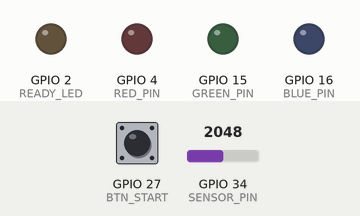
Bench run of a sketch on a simulated ESP32. Parts: output pins drawn as LEDs (lit = HIGH). Dashed ring = blinking. The test bench sets the inputs (shaded band); at power-on: GPIO 27 (BTN_START) HIGH, GPIO 34 (SENSOR_PIN) = 2048. Nothing arrives over Bluetooth unless stated; what the sketch prints to the serial monitor is not drawn.

Above: at 1.2 s.
1.3 s: GPIO 27 (BTN_START) pulled LOW for 0.15 s
At 1.9 s:
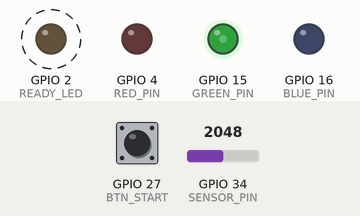
Timing chart, 0 to 6.0 s (numbered marks = the images above; inputs shaded):
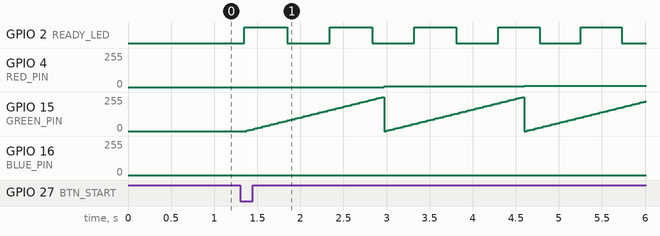

The sketch:

kinetic-eye51.3.ino
```cpp
/*
 * PROJECT: Kinetic Eye - Spectralmeter
 * FILE: __FILE__
 * DATE: __DATE__
 * TIME: __TIME__
 */

#include "BluetoothSerial.h"

#define RED_PIN    4
#define GREEN_PIN  15
#define BLUE_PIN   16
#define BTN_START  27
#define SENSOR_PIN 34
#define READY_LED  2

long currentStep = 0;
const long totalSteps = 140608;
unsigned long lastFlashTime = 0;
bool ledState = false;

BluetoothSerial SerialBT;

struct DataPoint {
  uint8_t r;
  uint8_t g;
  uint8_t b;
  uint16_t val;
};

void setup() {
  Serial.begin(115200);

  Serial.println(F("--- PROJECT: Kinetic Eye ---"));
  Serial.print(F("FILE: ")); Serial.println(__FILE__);
  Serial.print(F("DATE: ")); Serial.println(__DATE__);
  Serial.print(F("TIME: ")); Serial.println(__TIME__);

  pinMode(RED_PIN, OUTPUT);
  pinMode(GREEN_PIN, OUTPUT);
  pinMode(BLUE_PIN, OUTPUT);
  pinMode(BTN_START, INPUT_PULLUP);
  pinMode(READY_LED, OUTPUT);

  SerialBT.begin("Kinetic-Eye");
  Serial.println(F("STATUS: Ready."));
}

void runSpectralScan() {

  // --- RESET STATE ---
  currentStep = 0;          // Reset counter to start
  lastFlashTime = 0;        // Reset timer
  ledState = false;         // Reset LED status

  // Optional: clear the buffer to remove any stale "garbage" bytes
  // left over from the previous connection
  while(SerialBT.available()) { SerialBT.read(); }

  DataPoint point;
  uint8_t syncByte = 0xFF; // The "Anchor"

  for (int r = 0; r <= 255; r += 5) {
    for (int g = 0; g <= 255; g += 5) {
      for (int b = 0; b <= 255; b += 5) {
        analogWrite(RED_PIN, r);
        analogWrite(GREEN_PIN, g);
        analogWrite(BLUE_PIN, b);

        delayMicroseconds(20);

        currentStep++;
        int currentDelay = map(currentStep, 0, totalSteps, 500, 20);

        if (millis() - lastFlashTime >= currentDelay) {
          ledState = !ledState;
          digitalWrite(READY_LED, ledState);
          lastFlashTime = millis();
        }

        point.r = (uint8_t)r;
        point.g = (uint8_t)g;
        point.b = (uint8_t)b;
        point.val = (uint16_t)analogRead(SENSOR_PIN);

        // SEND SYNC BYTE THEN DATA
        SerialBT.write(syncByte);
        SerialBT.write((uint8_t*)&point, sizeof(point));
      }
    }
  }
}

void loop() {
  if (digitalRead(BTN_START) == LOW) {
    delay(50);
    if (digitalRead(BTN_START) == LOW) {
      runSpectralScan();
      while(digitalRead(BTN_START) == LOW);
    }
  }
}
```

Measured:
- after the input at 1.3 s, GPIO 2 (READY_LED): alternates HIGH for 0.49 s and LOW for 0.49 s, starting after 0.05 s; GPIO 4 (RED_PIN): 0/255 → 5/255 after 1.7 s, → 10/255 1.6 s later; GPIO 15 (GREEN_PIN): ramps from 0/255 to 255/255 and jumps back, once every 1.6 s
